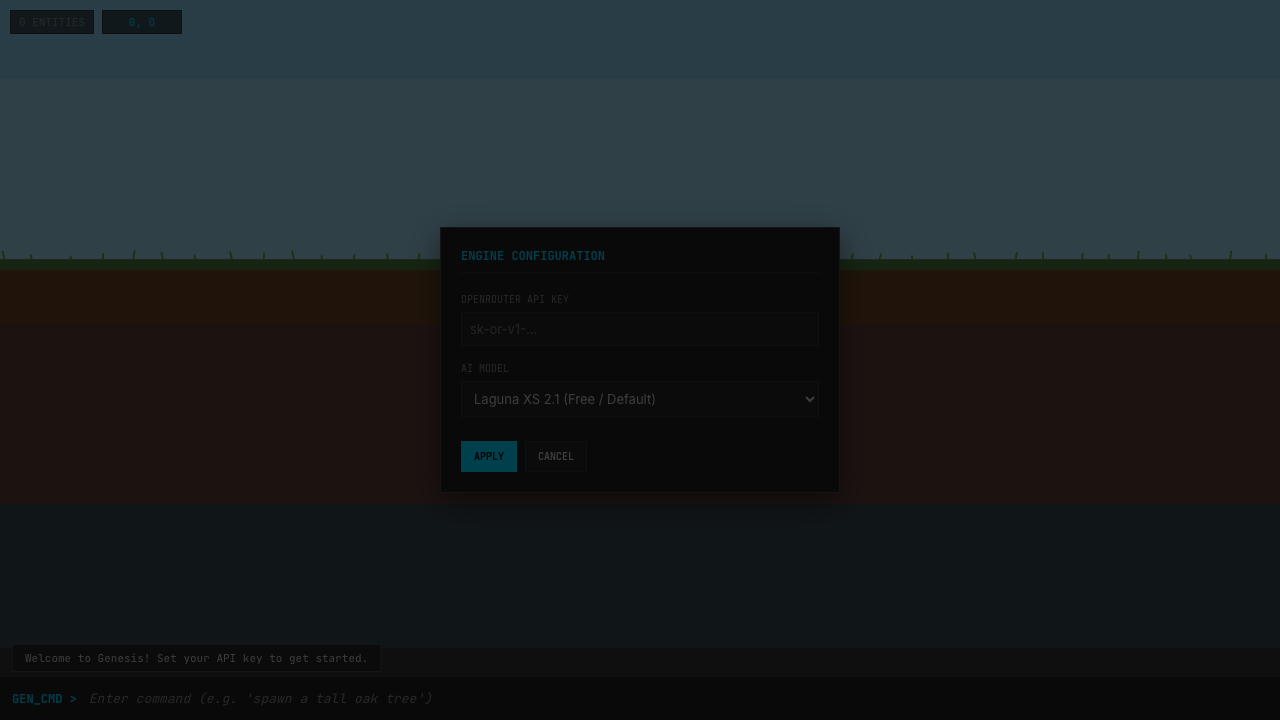
#> input picture screenshot.png, 1280 x 720 px
$ python test_image.py
#> lines starting #> are read from the running program, lines starting #| are printed output that depends on the picture
from PIL import Image

img = Image.open('screenshot.png')
#> img is the input picture: PIL image 1280x720 RGB; mean R, G, B 27.8, 33, 35
width, height = img.size
#> width = 1280; height = 720
# Check the bottom 72 pixels (the bottom bar)
bottom_bar = img.crop((0, height - 72, width, height))
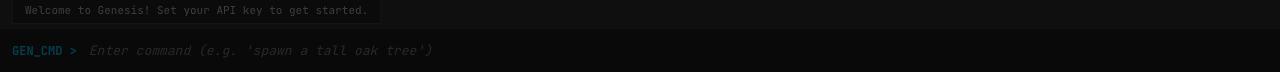
#> bottom_bar: PIL image 1280x72 RGB; mean R, G, B 11.6, 11.7, 11.8
colors = bottom_bar.getcolors(maxcolors=1000)
#> colors = 170 items
print(f"Colors in bottom 72px: {colors}")
#> (printed output is left out)
